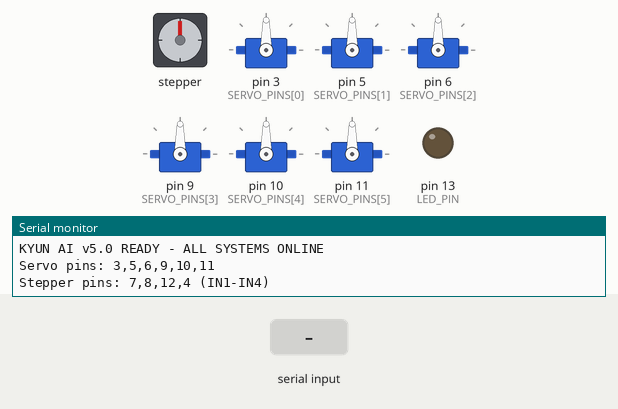
Simulated run of this sketch. Board: Arduino Uno, built with avr-gcc and run on an emulated ATmega328P. Shown: stepper motor, 6 × servo, output pins drawn as LEDs (lit = HIGH), the last lines printed to the serial monitor. Wiring (inferred from the names in the program): stepper motor (2048 steps per turn assumed): coils pin 7, pin 12, pin 8, pin 4. The test bench sets the inputs (shaded band). Pins used as bus, display or sensor lines are not drawn.

Above: at 1.7 s.
1.8 s: byte 252 (0xFC) received over Serial
At 2.8 s:
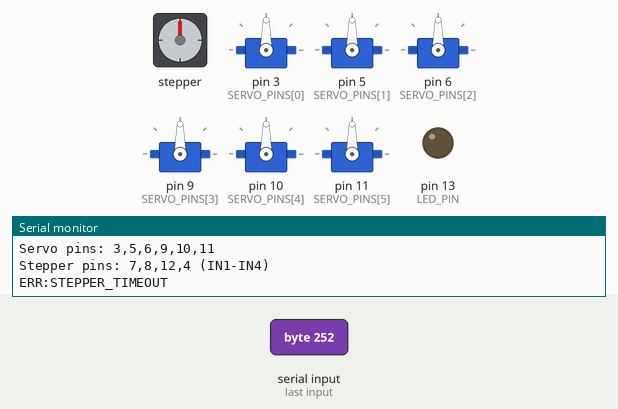
6.4 s: byte 254 (254) received over Serial
At 6.8 s:
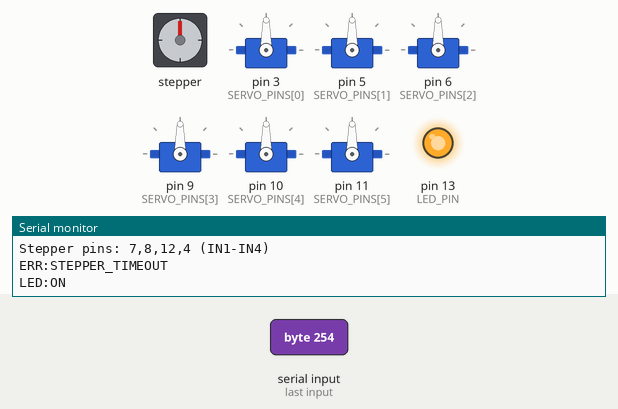
7.9 s: byte 253 (253) received over Serial
At 9.1 s:
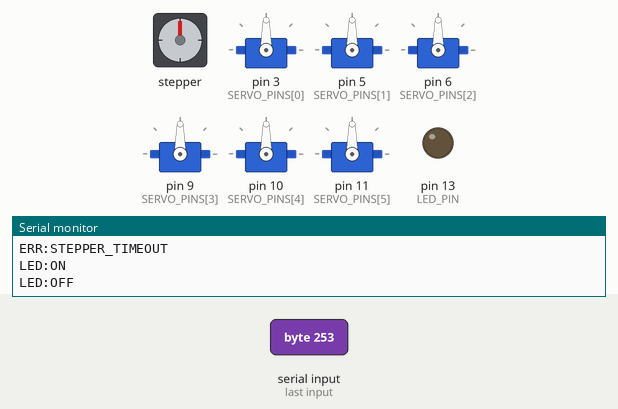
Timing chart, 0 to 10.4 s (numbered marks = the images above; inputs shaded):
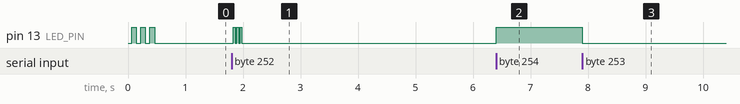

Measured:
- after the input at 1.8 s, pin 13 (LED_PIN): alternates HIGH for 0.03 s and LOW for 0.03 s, 6 changes in all, then stays LOW, starting at once
- after the input at 6.4 s, pin 13 (LED_PIN): LOW → HIGH at once
- after the input at 7.9 s, pin 13 (LED_PIN): HIGH → LOW at once

The sketch:

Reciever.ino
```cpp
/*
  KYUN AI — Neural Link Receiver v5.0 (FULLY WORKING)
  MG996R x6 + onboard LED + Stepper Motor (IN1-IN4 Control)

  FIXED: All servos now respond correctly with potentiometer sync
  FIXED: Added proper serial buffering and timeout handling
  FIXED: Stepper motor IN1-IN4 control working
*/

#include <Servo.h>

// ── Pin assignments ──────────────────────────────────────
Servo        servos[6];
const int    SERVO_PINS[] = {3, 5, 6, 9, 10, 11};  // Base, Shoulder, Elbow, Pitch, Twist, Grip
const int    LED_PIN      = 13;

// Stepper motor pins for IN1-IN4 control (Claw Rotation)
const int    STEPPER_IN1 = 7;   // IN1
const int    STEPPER_IN2 = 12;   // IN2
const int    STEPPER_IN3 = 8;  // IN3
const int    STEPPER_IN4 = 4;   // IN4

// ── Stepper configuration ─────────────────────────────────
const int    STEPS_PER_REV = 2048;  // For 28BYJ-48 (change to 200 for NEMA-17)

// Step sequence for full-step control
const byte stepSequence[8][4] = {
  {1, 0, 0, 0},  // Step 0
  {1, 1, 0, 0},  // Step 1
  {0, 1, 0, 0},  // Step 2
  {0, 1, 1, 0},  // Step 3
  {0, 0, 1, 0},  // Step 4
  {0, 0, 1, 1},  // Step 5
  {0, 0, 0, 1},  // Step 6
  {1, 0, 0, 1}   // Step 7
};

// ── Stepper state ───────────────────────────────────────
long         stepperCurrentSteps = 0;
long         stepperTargetSteps  = 0;
bool         stepperMoving       = false;
unsigned long lastStepTime       = 0;
int          currentStepIndex    = 0;
const int    STEP_DELAY_MS       = 3;

// ── LED state ───────────────────────────────────────────
bool          isBlinking = false;
unsigned long lastBlink  = 0;

// ── Buffer for incoming serial data ─────────────────────
byte incomingBuffer[10];
int bufferIndex = 0;

// ============================================================
//  Helper Functions
// ============================================================

void quickBlink(int times, int onMs = 60, int offMs = 60) {
  bool wasBlinking = isBlinking;
  isBlinking = false;
  for (int i = 0; i < times; i++) {
    digitalWrite(LED_PIN, HIGH); delay(onMs);
    digitalWrite(LED_PIN, LOW);  delay(offMs);
  }
  isBlinking = wasBlinking;
  lastBlink  = millis();
}

// ============================================================
//  Stepper Control Functions (IN1-IN4 for Claw Rotation)
// ============================================================

void initStepper() {
  pinMode(STEPPER_IN1, OUTPUT);
  pinMode(STEPPER_IN2, OUTPUT);
  pinMode(STEPPER_IN3, OUTPUT);
  pinMode(STEPPER_IN4, OUTPUT);

  digitalWrite(STEPPER_IN1, LOW);
  digitalWrite(STEPPER_IN2, LOW);
  digitalWrite(STEPPER_IN3, LOW);
  digitalWrite(STEPPER_IN4, LOW);

  currentStepIndex = 0;
}

void writeStepSequence(int stepIdx) {
  digitalWrite(STEPPER_IN1, stepSequence[stepIdx][0]);
  digitalWrite(STEPPER_IN2, stepSequence[stepIdx][1]);
  digitalWrite(STEPPER_IN3, stepSequence[stepIdx][2]);
  digitalWrite(STEPPER_IN4, stepSequence[stepIdx][3]);
}

void stepMotor(int direction) {
  if (direction == 1) {
    currentStepIndex++;
    if (currentStepIndex >= 8) currentStepIndex = 0;
    stepperCurrentSteps++;
  } else if (direction == -1) {
    currentStepIndex--;
    if (currentStepIndex < 0) currentStepIndex = 7;
    stepperCurrentSteps--;
  }
  writeStepSequence(currentStepIndex);
}

void setStepperAngle(float angleDeg) {
  if (angleDeg < 0) angleDeg = 0;
  if (angleDeg > 360) angleDeg = 360;

  long targetSteps = (long)((angleDeg / 360.0) * STEPS_PER_REV);
  stepperTargetSteps = targetSteps;
  stepperMoving = (stepperCurrentSteps != stepperTargetSteps);
}

void updateStepper() {
  if (!stepperMoving) return;

  unsigned long now = millis();
  if (now - lastStepTime >= STEP_DELAY_MS) {
    lastStepTime = now;

    int direction;
    if (stepperTargetSteps > stepperCurrentSteps) {
      direction = 1;
    } else {
      direction = -1;
    }

    stepMotor(direction);

    if (stepperCurrentSteps == stepperTargetSteps) {
      stepperMoving = false;
    }
  }
}

void homeStepper() {
  setStepperAngle(0);
  unsigned long startTime = millis();
  while (stepperMoving && (millis() - startTime) < 5000) {
    updateStepper();
    delay(1);
  }
  stepperCurrentSteps = 0;
  stepperTargetSteps = 0;
  stepperMoving = false;
  currentStepIndex = 0;
  writeStepSequence(0);
}

// ============================================================
//  Setup
// ============================================================

void setup() {
  Serial.begin(115200);
  pinMode(LED_PIN, OUTPUT);

  // Initialize all servos
  for (int i = 0; i < 6; i++) {
    servos[i].attach(SERVO_PINS[i]);
    servos[i].write(90);
    delay(10);  // Small delay between attachments
  }

  // Initialize stepper
  initStepper();
  homeStepper();

  // Startup indication
  quickBlink(3, 80, 80);

  Serial.println("KYUN AI v5.0 READY - ALL SYSTEMS ONLINE");
  Serial.println("Servo pins: 3,5,6,9,10,11");
  Serial.println("Stepper pins: 7,8,12,4 (IN1-IN4)");
}

// ============================================================
//  Main Loop - FIXED for reliable servo control
// ============================================================

void loop() {
  // Handle LED blinking
  if (isBlinking && (millis() - lastBlink >= 500)) {
    digitalWrite(LED_PIN, !digitalRead(LED_PIN));
    lastBlink = millis();
  }

  // Update stepper position
  updateStepper();

  // Process serial commands with improved buffering
  if (Serial.available() > 0) {
    int cmd = Serial.read();

    // ──────────────────────────────────────────────────────
    // SERVO PACKET (0xFF) - FIXED: Better timeout and validation
    // ──────────────────────────────────────────────────────
    if (cmd == 0xFF) {
      unsigned long start = millis();
      int angles[6];
      bool timeout = false;

      // Read 6 angles with proper timeout
      for (int i = 0; i < 6; i++) {
        while (Serial.available() == 0) {
          if (millis() - start > 50) {  // 50ms timeout per byte
            timeout = true;
            break;
          }
          delay(1);
        }
        if (timeout) break;
        angles[i] = Serial.read();
      }

      if (!timeout) {
        // Apply constraints and move servos
        for (int i = 0; i < 6; i++) {
          angles[i] = constrain(angles[i], 0, 180);
          servos[i].write(angles[i]);
        }

        // Quick blink to confirm receipt
        quickBlink(1, 20, 0);

        // Send confirmation back
        Serial.print("OK:");
        for (int i = 0; i < 6; i++) {
          Serial.print(angles[i]);
          if (i < 5) Serial.print(',');
        }
        Serial.println();
      } else {
        Serial.println("ERR:SERVO_TIMEOUT");
        // Flush buffer on error
        while (Serial.available()) Serial.read();
      }
    }

    // ──────────────────────────────────────────────────────
    // STEPPER PACKET (0xFC)
    // ──────────────────────────────────────────────────────
    else if (cmd == 0xFC) {
      unsigned long start = millis();
      while (Serial.available() < 2) {
        if (millis() - start > 30) {
          Serial.println("ERR:STEPPER_TIMEOUT");
          quickBlink(3, 30, 30);
          return;
        }
        delay(1);
      }

      int highByte = Serial.read();
      int lowByte  = Serial.read();
      int angle10 = (highByte << 8) | lowByte;
      float angleDeg = angle10 / 10.0;

      setStepperAngle(angleDeg);

      Serial.print("STEPPER:");
      Serial.println(angleDeg, 1);
    }

    // ──────────────────────────────────────────────────────
    // LED ON (254)
    // ──────────────────────────────────────────────────────
    else if (cmd == 254) {
      isBlinking = false;
      digitalWrite(LED_PIN, HIGH);
      Serial.println("LED:ON");
    }

    // ──────────────────────────────────────────────────────
    // LED OFF (253)
    // ──────────────────────────────────────────────────────
    else if (cmd == 253) {
      isBlinking = false;
      digitalWrite(LED_PIN, LOW);
      Serial.println("LED:OFF");
    }

    // ──────────────────────────────────────────────────────
    // LED BLINK (252)
    // ──────────────────────────────────────────────────────
    else if (cmd == 252) {
      isBlinking = true;
      lastBlink = millis();
      Serial.println("LED:BLINK");
    }

    // ──────────────────────────────────────────────────────
    // HOMING COMMAND (0xFD)
    // ──────────────────────────────────────────────────────
    else if (cmd == 0xFD) {
      homeStepper();
      Serial.println("STEPPER:HOMED");
    }

    // ──────────────────────────────────────────────────────
    // UNKNOWN COMMAND
    // ──────────────────────────────────────────────────────
    else {
      Serial.print("UNK:");
      Serial.println(cmd);
    }
  }
}
```
